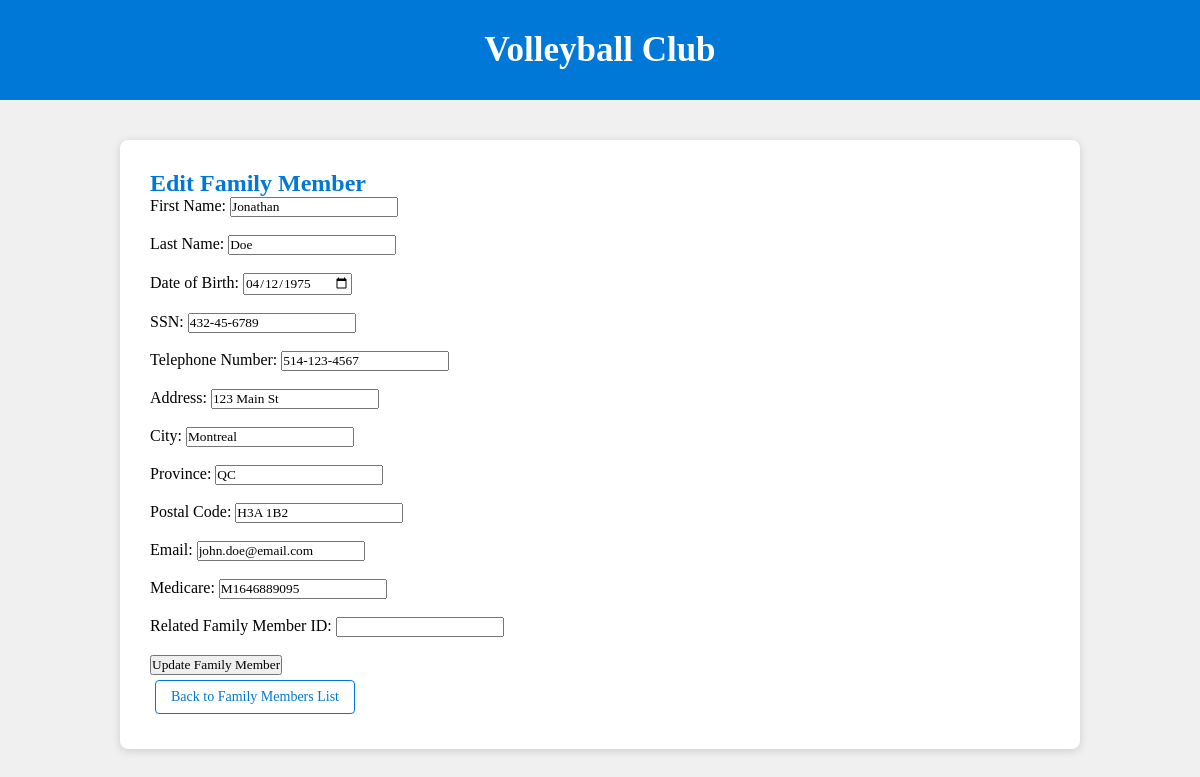
Screenshot of /familymembers/update_familymembers.php?familymember_id=30001 with the database file from the repository.
### tables this page shows
CREATE TABLE Familymembers (
	familymember_id INT PRIMARY KEY AUTO_INCREMENT,
    first_name VARCHAR(255),
    last_name VARCHAR(255),
   	date_of_birth DATE,
    ssn CHAR(15) NOT NULL UNIQUE,
    medicare CHAR(15) NOT NULL UNIQUE, 	
   	telephone_number CHAR(15),
    address VARCHAR(255),
   	city VARCHAR(255),
    province VARCHAR(255),
    postal_code CHAR(7),
    email VARCHAR(255)
    );

### familymembers/update_familymembers.php (the view, shortened to what this page needs)
<?php
require_once "../db_connect.php";
$familymember_id = isset($_POST['familymember_id']) ? $_POST['familymember_id'] : (isset($_GET['familymember_id']) ? $_GET['familymember_id'] : null);
$family_member = null;
if ($familymember_id) {
    $query = "SELECT * FROM Familymembers WHERE familymember_id = ?";
    $stmt = $conn->prepare($query);
    $stmt->bind_param("i", $familymember_id);
    $stmt->execute();
    $result = $stmt->get_result();
    $family_member = $result->fetch_assoc();
}
?>
<!DOCTYPE html>
<html>
<head>
    <link rel="stylesheet" href="../css/style.css">
</head>
<body>
<h1>Volleyball Club</h1>
<section class="form-section">
    <h2>Edit Family Member</h2>
    <?php if (!$familymember_id): ?>
        <form method="post" action="update_familymembers.php">
            <label for="prompt_familymember_id">Enter Family Member ID to Edit:</label>
            <input type="number" name="prompt_familymember_id" required>
            <input type="submit" value="Load Family Member">
        </form>
    <?php elseif ($family_member): ?>
        <form method="post" action="update_familymembers.php">
            <label for="first_name">First Name:</label>
            <input type="text" name="first_name" value="<?php echo htmlspecialchars($family_member['first_name']); ?>">
            <br><br>
            <label for="last_name">Last Name:</label>
            <input type="text" name="last_name" value="<?php echo htmlspecialchars($family_member['last_name']); ?>">
            <br><br>
            <label for="date_of_birth">Date of Birth:</label>
            <input type="date" name="date_of_birth" value="<?php echo htmlspecialchars($family_member['date_of_birth']); ?>">
            <br><br>
            <label for="ssn">SSN:</label>
            <input type="text" name="ssn" maxlength="15" value="<?php echo htmlspecialchars($family_member['ssn']); ?>" required>
            <br><br>
            <label for="telephone_number">Telephone Number:</label>
            <input type="text" name="telephone_number" maxlength="15" value="<?php echo htmlspecialchars($family_member['telephone_number']); ?>">
            <br><br>
            <label for="address">Address:</label>
            <input type="text" name="address" value="<?php echo htmlspecialchars($family_member['address']); ?>">
            <br><br>
            <label for="city">City:</label>
            <input type="text" name="city" value="<?php echo htmlspecialchars($family_member['city']); ?>">
            <br><br>
            <label for="province">Province:</label>
            <input type="text" name="province" value="<?php echo htmlspecialchars($family_member['province']); ?>">
            <br><br>
            <label for="postal_code">Postal Code:</label>
            <input type="text" name="postal_code" maxlength="7" value="<?php echo htmlspecialchars($family_member['postal_code']); ?>">
            <br><br>
            <label for="email">Email:</label>
            <input type="email" name="email" value="<?php echo htmlspecialchars($family_member['email']); ?>">
            <br><br>
            <label for="medicare">Medicare:</label>
            <input type="text" name="medicare" maxlength="15" value="<?php echo htmlspecialchars($family_member['medicare']); ?>" required>
            <br><br>
            <label for="familymember2_id">Related Family Member ID:</label>
            <input type="number" name="familymember2_id" value="<?php echo htmlspecialchars($family_member['familymember2_id']); ?>">
            <br><br>
            <input type="submit" value="Update Family Member">
        </form>
    <?php endif; ?>
    <p><a href="../familymembers/display_familymembers.php">Back to Family Members List</a></p>
</body>
</html>

### css/style.css (style rules this page uses)
* { margin: 0; padding: 0; box-sizing: border-box; text-decoration: none; font-family: Georgia, 'Times New Roman', Times, serif; }
body { margin: 0; background-color: #f0f0f0; font-family: Arial, sans-serif; }
h1 { background-color: #0078d7; color: white; text-align: center; padding: 30px; font-size: 35px; font-weight: bolder; }
h2 { color: #0078d7; }
a { display: inline-block; padding: 8px 15px; margin: 5px; border: 1px solid #0078d7; border-radius: 4px; color: #0078d7; background-color: white; text-decoration: none; font-size: 14px; }
.form-section { width: 80%; max-width: 1000px; margin: 40px auto; background-color: white; padding: 30px; border-radius: 8px; box-shadow: 0 2px 8px rgba(0,0,0,0.15); }

### rows the page displays
familymembers: first_name "Jonathan", last_name "Doe", date_of_birth "04/12/1975", ssn "432-45-6789", telephone_number "514-123-4567", address "123 Main St", city "Montreal", province "QC", postal_code "H3A 1B2", email "john.doe@email.com", medicare "M1646889095"
